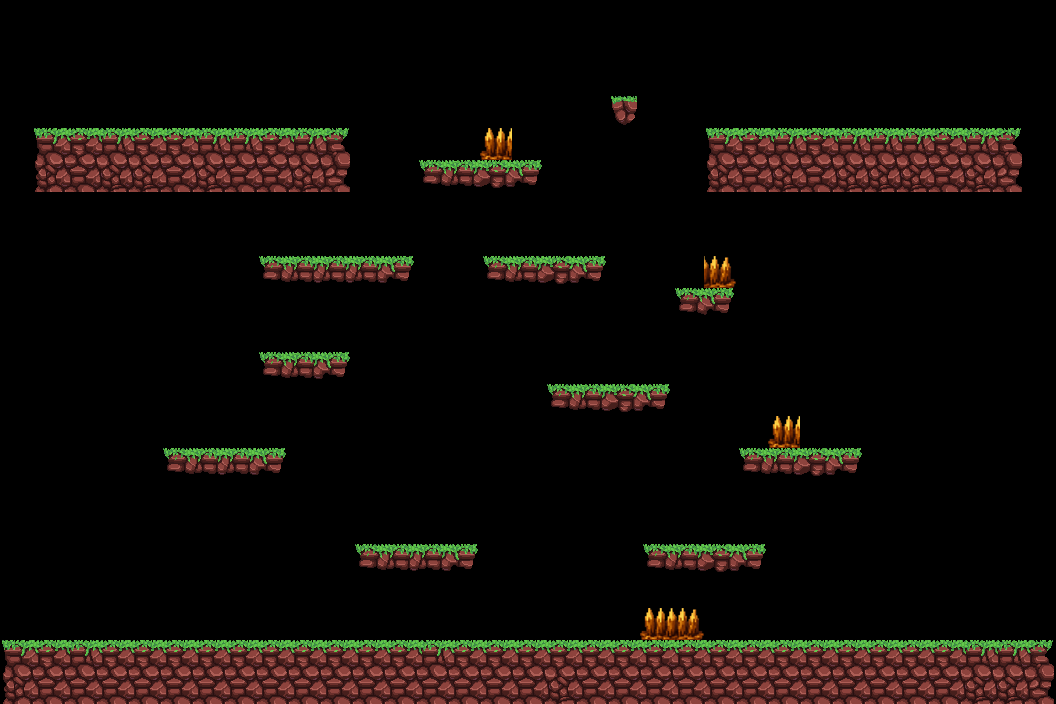

This game map was drawn from its Tiled (.tmx) file and the tilesets committed beside it. A one-line description and the trimmed map source follow:
An orthogonal 33x22 tile map with 32x32 px tiles, 1 tile layer (Kachelebene 1), 2 tilesets and 22 objects.

<map version="1.10" tiledversion="1.12.2" orientation="orthogonal" renderorder="right-down" width="33" height="22" tilewidth="32" tileheight="32" infinite="0" nextlayerid="4" nextobjectid="58">
 <tileset firstgid="1" source="tileset_xy.tsx" />
 <tileset firstgid="26" source="Stacheln_3.tsx" />
 <objectgroup id="2" name="Objektebene 1">
  <object id="9" x="0" y="640" width="1056" height="64">
   <properties>
    <property name="obj_type" value="solid" />
   </properties>
  </object>
  <object id="13" x="32" y="128" width="320" height="64">
   <properties>
    <property name="obj_type" value="solid" />
   </properties>
  </object>
  <object id="14" x="32" y="75" width="64" height="64">
   <properties>
    <property name="obj_type" value="goal" />
   </properties>
  </object>
  <object id="31" x="-32" y="0" width="32" height="704">
   <properties>
    <property name="obj_type" value="solid" />
   </properties>
  </object>
  <object id="32" x="1056" y="0" width="32" height="704">
   <properties>
    <property name="obj_type" value="solid" />
   </properties>
  </object>
  <object id="40" x="704" y="128" width="320" height="64">
   <properties>
    <property name="obj_type" value="solid" />
   </properties>
  </object>
  <object id="41" x="961" y="75" width="64" height="64">
   <properties>
    <property name="obj_type" value="goal" />
   </properties>
  </object>
  <object id="42" x="640" y="608" width="64" height="32">
   <properties>
    <property name="obj_type" value="deadly" />
   </properties>
  </object>
  <object id="43" x="256" y="256" width="160" height="32">
   <properties>
    <property name="obj_type" value="solid" />
   </properties>
  </object>
  <object id="44" x="160" y="448" width="128" height="32">
   <properties>
    <property name="obj_type" value="solid" />
   </properties>
  </object>
  <object id="45" x="352" y="544" width="128" height="32">
   <properties>
    <property name="obj_type" value="solid" />
   </properties>
  </object>
  <object id="46" x="256" y="352" width="96" height="32">
   <properties>
    <property name="obj_type" value="solid" />
   </properties>
  </object>
  <object id="47" x="480" y="256" width="128" height="32">
   <properties>
    <property name="obj_type" value="solid" />
   </properties>
  </object>
  <object id="48" x="416" y="160" width="128" height="32">
   <properties>
    <property name="obj_type" value="solid" />
   </properties>
  </object>
  <object id="49" x="544" y="384" width="128" height="32">
   <properties>
    <property name="obj_type" value="solid" />
   </properties>
  </object>
  <object id="50" x="736" y="448" width="128" height="32">
   <properties>
    <property name="obj_type" value="solid" />
   </properties>
  </object>
  <object id="51" x="640" y="544" width="128" height="32">
   <properties>
    <property name="obj_type" value="solid" />
   </properties>
  </object>
  <object id="52" x="608" y="96" width="32" height="32">
   <properties>
    <property name="obj_type" value="solid" />
   </properties>
  </object>
  <object id="54" x="672" y="288" width="64" height="32">
   <properties>
    <property name="obj_type" value="solid" />
   </properties>
  </object>
  <object id="55" x="704" y="256" width="32" height="32">
   <properties>
    <property name="obj_type" value="deadly" />
   </properties>
  </object>
  <object id="56" x="768" y="416" width="32" height="32">
   <properties>
    <property name="obj_type" value="deadly" />
   </properties>
  </object>
  <object id="57" x="480" y="128" width="32" height="32">
   <properties>
    <property name="obj_type" value="deadly" />
   </properties>
  </object>
 </objectgroup>
 <layer id="3" name="Kachelebene 1" width="33" height="22">
  <data>[726 cells, 229 non-empty, 18 distinct tile ids]</data>
 </layer>
</map>
